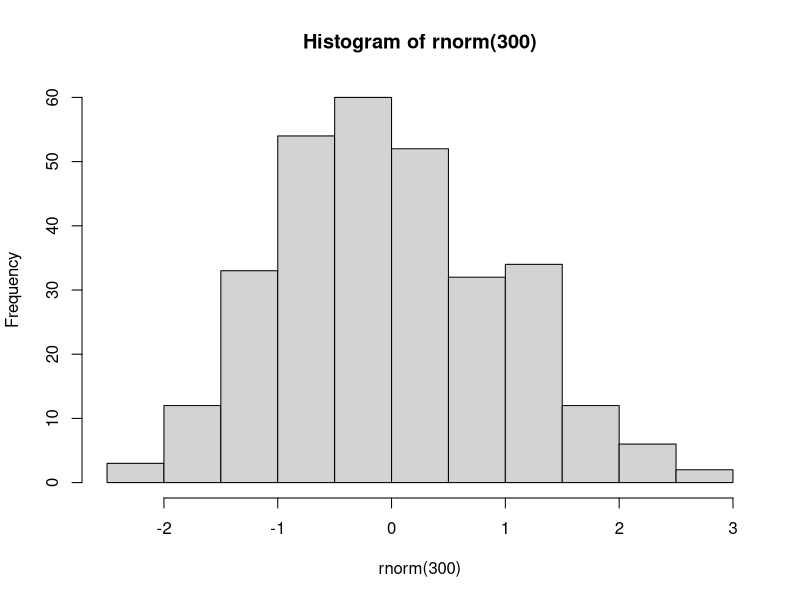

Recreate this plot in R.
## ---- chunk 1
hist(rnorm(300))
